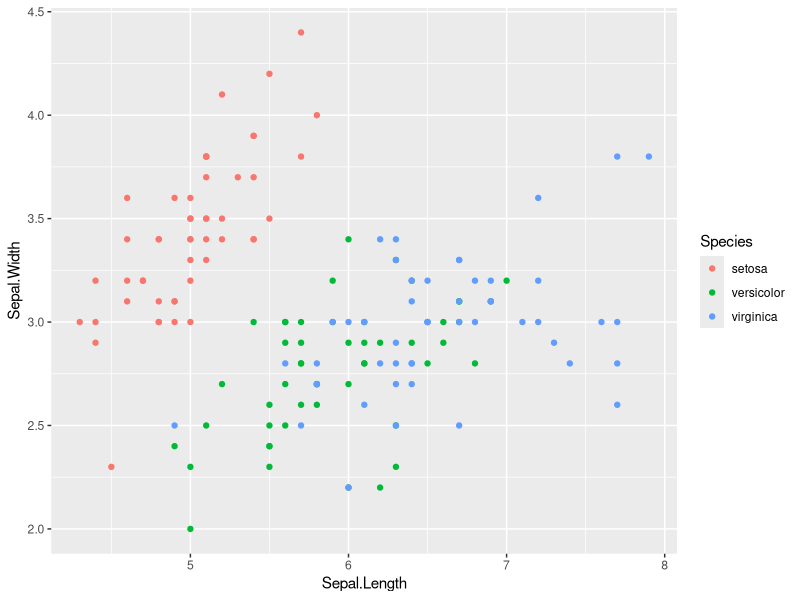
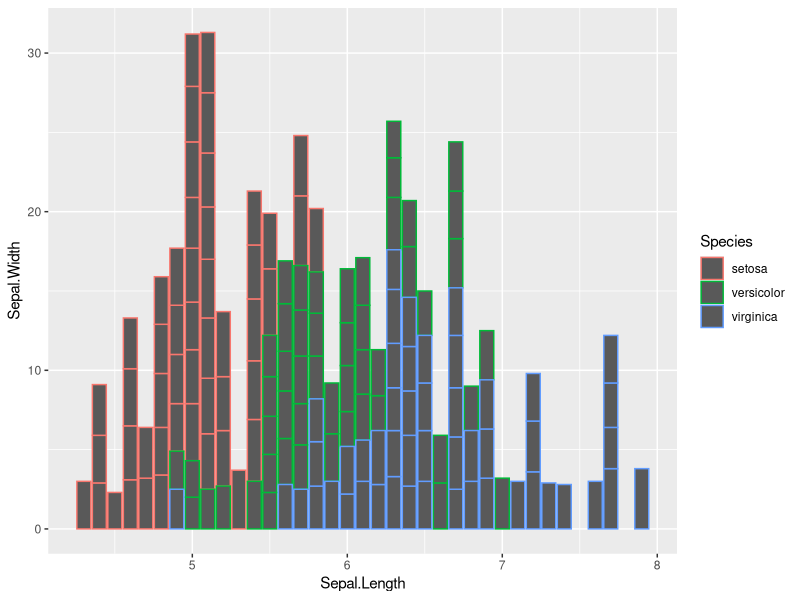
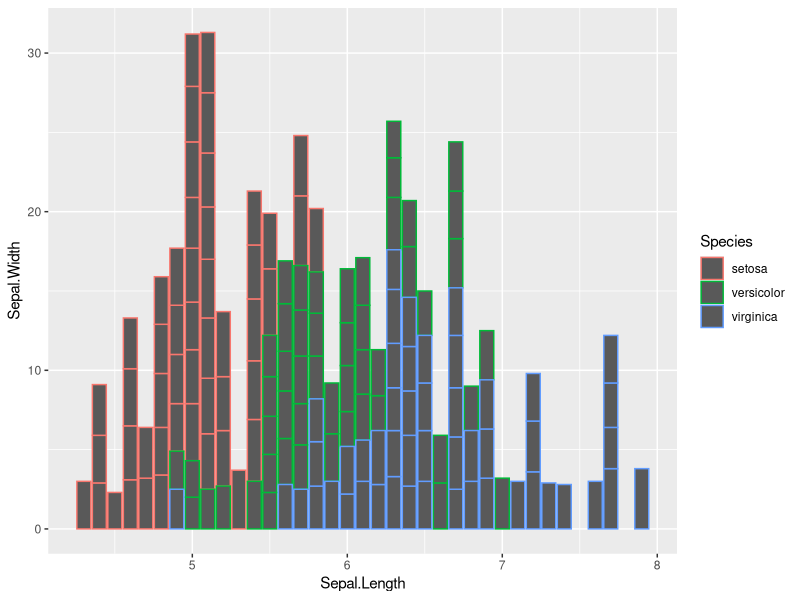
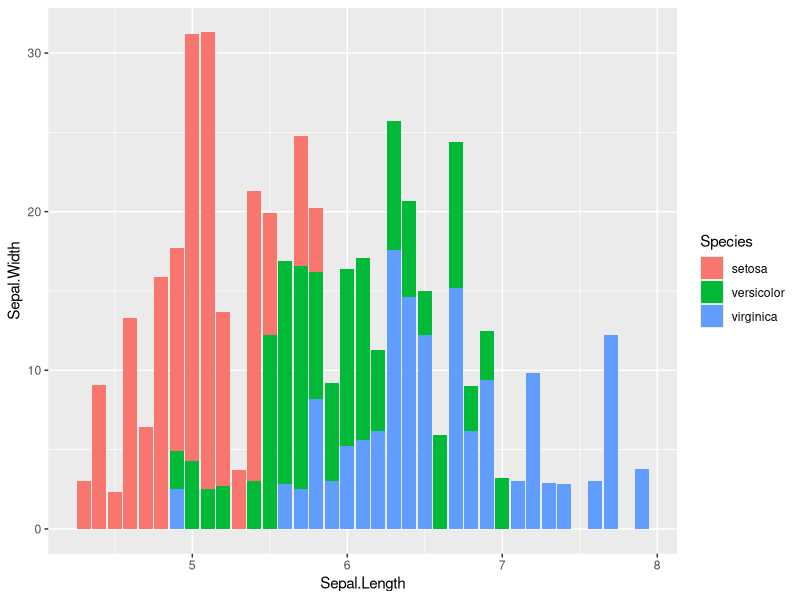

These figures' R source, in order: (Note: this script raises an error after producing the figures.)
library(tidyverse)

#load some data
data("iris")
data("mtcars")
data("diamonds")


#ggplot
# first argument is a dataframe

#scatterplot, colored by species
ggplot(iris,aes(x = Sepal.Length,y = Sepal.Width, color = Species)) +
  geom_point()

#bar chart, colored by species
#error: stat_count() must not be used with a y aesthetic
  #geombar used the count statistic
?stat_count


#ggplot(iris,aes(x = Sepal.Length,y = Sepal.Width, color = Species)) +
#geom_point()

ggplot(iris,aes(x = Sepal.Length,y = Sepal.Width, color = Species)) +
  geom_col()

# bar chart, colored by species
# figure out difference between geom_col and geom_bar
ggplot(iris,aes(x = Sepal.Length,y = Sepal.Width, color = Species)) +
  geom_bar(stat = "identity")

# bar chrt showing mean of each species sepal length
ggplot(iris,aes(x = Sepal.Length,y = Sepal.Width, fill = Species)) +
  geom_bar(stat = "identity")

# this shows the sum
ggplot(iris, aes(x=species,y=Sepal.Length)) +
  geom_col()

iris %>% group_by(Species) %>%
  summarize(Mean = mean(Sepal.Length)) %>%

ggplot(aes(x=species,y=Mean,fill=Species)) +
  geom_col()
#ggplot wants just one dataframe wants it to be Tibble or...



#Another scatter plot
#Setosa and versicolor
#scatterplot:x=Sepal.Length, y=Sepal.Width, color=species

#ggplot(iris, aes(x=Sepal.Length,y=Sepal.Width,color = Species))
#shape will fill the data points with color

iris %>% filter(c(setosa,veriscolor))


iris %>% filter(Species %in% c("setosa","versicolor")) %>%
  ggplot(aes(x=Sepal.Length,y=Sepal.Width,color=Species)) +
  geom_point()

iris %>% filter(Species !="virginica") %>%
  ggplot(aes(x=Sepal.Length,y=Sepal.Width,color=Species)) +
  geom_point()


spp <- c("setosa","versicolor")

iris %>% filter(Species %in% spp) %>%
  ggplot(aes(x=Sepal.Length,y=Sepal.Width,color=Species)) +
  geom_point() + 
  geom_smooth(method = "lm")

#can keep stacking stuff to geom just with a plus
#have to give filter a column to work with -> hence the Species within the paranthises
# ~ ="as a function of"
#loess is a best fit line that has no equation for it. Takes every three points and then maps and switches directions if need be.

?geom_smooth


#plot with mpg on y-axis

names(mtcars)
ggplot(mtcars,aes)

mtcars %>%
  ggplot(aes(x=hp,y=mpg)) +
  geom_point() +
  geom_smooth(method = "lm")

# when too many data points, humans have a difficult time reading it
# added colors by googling "color picker" and cp the hashtag number
# alpha aes (aes::alpha -> the alpha function within the aes function) controls the transparancy of the data points
# when using the function "shape", ggplot will only use 6 shapes at a time. By default the other variables will go unplotted
# facets: subplots of the data set that each display one subset of the data
# geom is short for geometrical object that a plot uses to represent data
# https://www.ggplot2-exts.org/gallery/ (extension packages)
# http://rstudio.com/cheatsheets (ggplot2 cheatsheet)


pal <- c("#d6761c", "#f7e411", "#3b11f7")

ggplot(mtcars,aes(x=disp,y=mpg)) + 
  geom_point(aes(color=factor(cyl)), size = 3,shape = 3) + # we wanted geom_point to know about the color but nothing else in the equation
  geom_smooth(method = "lm",color="purple",size=4,linetype=2,se=FALSE) +
  labs(x="displacement",y="Miles per Gallon",title = "MPG ~ Disp",subtitle = "stuff",
       caption = "This is brought to you by the color purple",color="Cylinders") + 
  scale_color_manual(values = pal) +
  theme_bw()
 

   
#ggplot(mtcars,aes(x=disp,y=mpg,color=factor(cyl)) + 
 # geom_point() +
  #geom_smooth(method = "lm")

# online tools: R graph gallery.com(distribution and corolation), ggPlotteR - coding a plot


# examples from the reading

ggplot(data = mpg) + 
  geom_point(mapping = aes(x = displ, y = hwy, color = class))

ggplot(data = iris) + 
  geom_point(mapping = aes(x=Sepal.Length,y=Sepal.Width))

ggplot(mpg,aes(x=cyl,y=hwy)) +
  geom_point()

ggplot(data = mpg) + 
  geom_point(mapping = aes(x = displ, y = hwy), color = displ < 5)

ggplot(data = mpg) + 
  geom_point(mapping = aes(x = displ, y = hwy, color = "blue")) # in this example the color function isn't working correctly because color is included the aes.
# It should be outside the aes parantheses

# facet_wrap should use a discrete variable
# tilde is used as a formula (formula is a data structure within R) 
  #Is tilde a data structure that is created???
ggplot(data = mpg) + 
  geom_point(mapping = aes(x = displ, y = hwy)) + 
  facet_wrap(~ class, nrow = 2)

# facet_grid is used when inputing two variables
ggplot(data = mpg) + 
  geom_point(mapping = aes(x = displ, y = hwy)) + 
  facet_grid(drv ~ cyl)

ggplot(data = mpg) + 
  geom_point(mapping = aes(x = drv, y = cyl))

# using a . allows for eliminating the use of either rows or columns
ggplot(data = mpg) + 
  geom_point(mapping = aes(x = displ, y = hwy)) +
  facet_grid(drv ~ .)

ggplot(data = mpg) + 
  geom_point(mapping = aes(x = displ, y = hwy)) +
  facet_grid(. ~ cyl)

ggplot(data = mpg) + 
  geom_point(mapping = aes(x = displ, y = hwy))

ggplot(data = mpg) + 
  geom_smooth(mapping = aes(x = displ, y = hwy))

ggplot(data = mpg) + 
  geom_smooth(mapping = aes(x = displ, y = hwy, linetype = drv))

ggplot(data = mpg) +
  geom_smooth(mapping = aes(x = displ, y = hwy))

ggplot(data = mpg) +
  geom_smooth(mapping = aes(x = displ, y = hwy, group = drv))

ggplot(data = mpg) +
  geom_smooth(
    mapping = aes(x = displ, y = hwy, color = drv),
    show.legend = FALSE)

# se means display confidence interval around smooth? True by default  
ggplot(data = mpg, mapping = aes(x = displ, y = hwy, color = drv)) + 
  geom_point() + 
  geom_smooth(se = FALSE,show.legend = FALSE)
    
# These two will not look different
ggplot(data = mpg, mapping = aes(x = displ, y = hwy)) + 
  geom_point() + 
  geom_smooth()

ggplot() + 
  geom_point(data = mpg, mapping = aes(x = displ, y = hwy)) + 
  geom_smooth(data = mpg, mapping = aes(x = displ, y = hwy))

ggplot(mpg, aes(x=displ, y=hwy, color = drv, linetype = drv)) +
  geom_point(size = 3) +
  geom_smooth(se = FALSE)

ggplot(data = diamonds) + 
  geom_bar(mapping = aes(x = cut))











